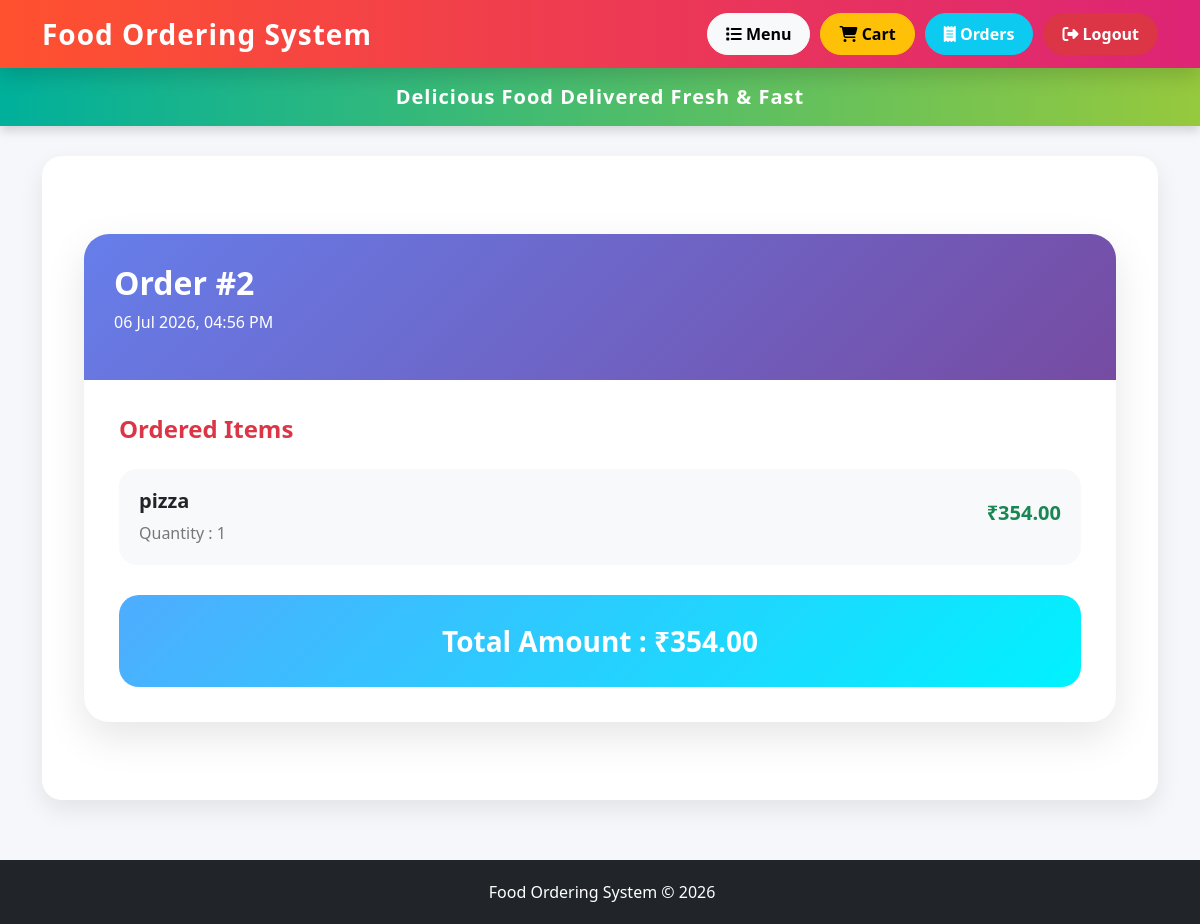
The app's page /orders/2/ (signed in) with its own data.
### app/models.py (models this page shows, shortened)
class Order(models.Model):
    user = models.ForeignKey(User, on_delete=models.CASCADE)
    total_amount = models.DecimalField(max_digits=10, decimal_places=2)
    created_at = models.DateTimeField(auto_now_add=True)

class OrderItem(models.Model):
    order = models.ForeignKey(Order, on_delete=models.CASCADE)
    food = models.ForeignKey(Food, on_delete=models.CASCADE)
    quantity = models.PositiveIntegerField()
    price = models.DecimalField(max_digits=10, decimal_places=2)

class Food(models.Model):
    name = models.CharField(max_length=100)
    price = models.DecimalField(max_digits=10, decimal_places=2)
    category = models.CharField(max_length=100)
    description = models.TextField()
    image = models.ImageField(upload_to='foods/')
    available = models.BooleanField(default=True)

### app/views.py (the view)
# urls.py: path('orders/<int:order_id>/', views.order_detail, name='order_detail'),
@login_required
def order_detail(request, order_id):
    order = get_object_or_404(Order,id=order_id, user=request.user)
    items = OrderItem.objects.filter(order=order)
    return render(request, 'order_detail.html', { 'order': order,'items': items})

### app/templates/order_detail.html (shortened to what this page needs)
{% extends 'base.html' %}
{% block content %}
<div class="container py-5">
<div class="detail-card">
    <div class="detail-header">
        <h2>
            Order #{{ order.id }}
        </h2>
        <p>
            {{ order.created_at|date:"d M Y, h:i A" }}
        </p>
    </div>
    <div class="detail-body">
        <h4>
             Ordered Items
        </h4>
        {% for item in items %}
        <div class="item-card">
            <div>
                <h5>
                    {{ item.food.name }}
                </h5>
                <p>
                    Quantity : {{ item.quantity }}
                </p>
            </div>
            <h5 class="price">
                ₹{{ item.price }}
            </h5>
        </div>
        {% empty %}
        <div class="alert alert-warning">
            No items found for this order.
        </div>
        {% endfor %}
        <div class="total-box">
            Total Amount :
            ₹{{ order.total_amount }}
        </div>
    </div>
</div>
</div>
{% endblock %}

### app/templates/base.html (style rules this page uses)
body { background:#f4f6f9; font-family: 'Segoe UI', Tahoma, Geneva, Verdana, sans-serif; }

### app/templates/order_detail.html (style rules this page uses)
body { background:#f5f7fb; }
.detail-card { background:white; border-radius:25px; overflow:hidden; box-shadow: 0 15px 40px rgba(0,0,0,.1); }
.detail-header { background: linear-gradient(135deg,#667eea,#764ba2); color:white; padding:30px; }
.detail-header h2 { font-weight:800; }
.detail-body { padding:35px; }
.detail-body h4 { color:#dc3545; font-weight:700; margin-bottom:25px; }
.item-card { display:flex; justify-content:space-between; align-items:center; background:#f8f9fa; padding:20px; border-radius:18px; margin-bottom:15px; transition:.3s; }
.item-card h5 { font-weight:700; }
.item-card p { color:#777; margin:0; }
.price { color:#198754; }
.total-box { margin-top:30px; padding:25px; background: linear-gradient(135deg,#4facfe,#00f2fe); color:white; font-size:28px; font-weight:800; border-radius:20px; text-align:center; }

### records on screen
Order: id "2", created_at "06 Jul 2026, 04:56 PM", total_amount "354.00"
OrderItem: food.name "pizza", quantity "1", price "354.00"
